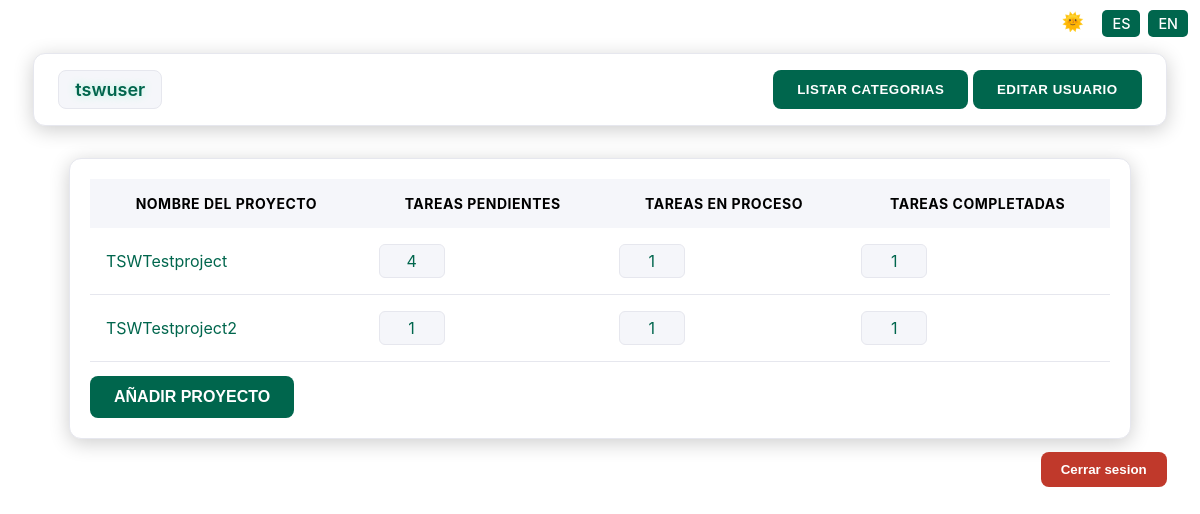
Page /index.php?controller=projects&action=index (signed in) on the committed database.
### tables this page shows
CREATE TABLE users (
    user_mail VARCHAR(255) NOT NULL,
    username VARCHAR(255) NOT NULL,
    passwd VARCHAR(255) NOT NULL,
    
    PRIMARY KEY (user_mail)
);

CREATE TABLE projects (
    project_id INT AUTO_INCREMENT NOT NULL,
    project_name VARCHAR(255) NOT NULL,
    
    PRIMARY KEY (project_id)
);

### www/core/ViewManager.php (called while the page is built, shortened)
<?php
class ViewManager {
	private $variables = array();
	public function setVariable($varname, $value, $flash=false) {
		$this->variables[$varname] = $value;
	}
	public function getVariable($varname, $default=NULL) {
		return $this->variables[$varname];
	}
	public function render($controller, $viewname) {
		include(__DIR__."/../view/$controller/$viewname.php");
	}
	private static $viewmanager_singleton = NULL;
	public static function getInstance() {
		if (self::$viewmanager_singleton == null) {
			self::$viewmanager_singleton = new ViewManager();
		}
		return self::$viewmanager_singleton;
	}
}

### www/controller/ProjectsController.php (called while the page is built, shortened)
<?php
require_once(__DIR__."/../model/Project.php");
require_once(__DIR__."/../model/Task.php");
require_once(__DIR__."/../model/ProjectMapper.php");
require_once(__DIR__."/../model/User.php");
require_once(__DIR__."/../core/ViewManager.php");
require_once(__DIR__."/../controller/BaseController.php");
class ProjectsController extends BaseController{
	private $projectMapper;
	public function __construct()
	{
		$this->projectMapper = new ProjectMapper();
	}
	public function index()
	{
		$user_mail = $this->currentUser->getUserMail();
		$projectsWithoutTasks = $this->projectMapper->findAll($user_mail);
		$projects = array();
		foreach ($projectsWithoutTasks as $p) {
			$pWithTasks = $this->projectMapper->findByIdWithAll($p->getId());
			array_push($projects, $pWithTasks);
		}
		$this->view->setVariable("projects", $projects);
		$this->view->setVariable("currentusername", $this->currentUser->getUsername());
		$this->view->setVariable("currentusermail", $user_mail);
		$this->view->render("projects", "index");
	}
}
?>

### www/index.php (called while the page is built, shortened)
<?php
function run() {
	try {
		$controller = loadController($_GET["controller"]);
		$actionName = $_GET["action"];
		$controller->$actionName();
	} catch(Exception $ex) {
		die("An exception occured!!!!!".$ex->getMessage());
	}
}
function loadController($controllerName) {
	return new $controllerClassName();
}
run();
?>

### www/core/I18n.php (called while the page is built, shortened)
<?php
class I18n {
	private $messages;
	public function setLanguage($language) {
		$this->messages = $i18n_messages;
	}
	public function i18n($key) {
		if (isset($this->messages[$key])){
			return $this->messages[$key];
		}else{
			return $key;
		}
	}
	private static $i18n_singleton = null;
	public static function getInstance() {
		if (self::$i18n_singleton == NULL) {
			self::$i18n_singleton = new I18n();
		}
		return self::$i18n_singleton;
	}
}
function i18n($key) {
	return I18n::getInstance()->i18n($key);
}

### www/model/ProjectMapper.php (called while the page is built, shortened)
<?php
require_once(__DIR__."/../core/PDOConnection.php");
require_once(__DIR__."/../model/User.php");
require_once(__DIR__."/../model/Project.php");
require_once(__DIR__."/../model/Task.php");
class ProjectMapper
{
	private $db;
	public function __construct()
	{
		$this->db = PDOConnection::getInstance();
	}
	public function findAll($user_mail)
	{
		$stmt = $this->db->prepare("SELECT * FROM projects WHERE project_id IN (SELECT project_id FROM users_on_projects WHERE user_mail=?)");
		$stmt->execute(array($user_mail));
		$projects_db = $stmt->fetchAll(PDO::FETCH_ASSOC);
		$projects = array();
		foreach ($projects_db as $project) {
			array_push($projects, new Project($project["project_id"], $project["project_name"]));
		}
		return $projects;
	}
	public function findById($projectid)
	{
		$stmt = $this->db->prepare("SELECT * FROM projects WHERE project_id=?");
		$stmt->execute(array($projectid));
		$project = $stmt->fetch(PDO::FETCH_ASSOC);
		if ($project != null) {
			return new Project(
				$project["project_id"],
				$project["project_name"]
			);
		} else {
			return NULL;
		}
	}
	public function findByIdWithAll($projectid)
	{
		$project_with_all = $this->findById($projectid);
		if ($project_with_all != null) {
			$stmt = $this->db->prepare("SELECT * FROM users WHERE user_mail IN (SELECT user_mail FROM users_on_projects WHERE project_id=?)");
			$stmt->execute(array($projectid));
			$users = $stmt->fetchAll(PDO::FETCH_ASSOC);
			$users_array = array();
			foreach ($users as $user) {
				array_push($users_array, new User($user["username"], $user["user_mail"], $user["passwd"]));
			}
			$project_with_all->setUsers($users_array);
			$stmt = $this->db->prepare("SELECT * FROM tasks WHERE project_id=? ORDER BY task_priority DESC");
			$stmt->execute(array($projectid));
			$tasks = $stmt->fetchAll(PDO::FETCH_ASSOC);
			$stmt2 = $this->db->prepare("SELECT * FROM users where user_mail IN ( SELECT user_mail FROM users_on_tasks WHERE project_id=? AND task_id=?)");
			$tasks_array = array();
			foreach ($tasks as $task) {
				$task = new Task(
					id: $task["task_id"],
					name: $task["task_name"],
					desc: $task["task_desc"],
					projectID: $task["project_id"],
					status: $task["task_status"],
				priority:	$task["task_priority"],
				beginDate:	$task["begin_date"],
				endDate:	$task["end_date"]
				);
				$stmt2->execute(array($projectid, $task->getId()));
				$usersOnTask = $stmt2->fetchAll(PDO::FETCH_ASSOC);
				$users_task_array = array();
				foreach ($usersOnTask as $usertask) {
					array_push($users_task_array, new User($usertask["username"], $usertask["user_mail"], $usertask["passwd"]));
				}
				$task->setUsers($users_task_array);
				array_push($tasks_array, $task);
			}
			$project_with_all->setTasks($tasks_array);
			$stmt3 = $this->db->prepare("SELECT * FROM cats_on_projects WHERE project_id=?");
			$stmt3->execute(array($projectid));
			$cats = $stmt3->fetchAll(PDO::FETCH_ASSOC);
			$cats_array = array();
			foreach ($cats as $cat) {
				array_push($cats_array, $cat["cat_name"]);
			}
			$project_with_all->setCats($cats_array);
		}
		return $project_with_all;
	}
}
?>

### www/core/PDOConnection.php (called while the page is built)
<?php
class PDOConnection {
	private static $dbhost = "127.0.0.1";
	private static $dbname = "tswdb";
	private static $dbuser = "tswuser";
	private static $dbpass = "tswpass";
	private static $db_singleton = null;
	public static function getInstance() {
		if (self::$db_singleton == null) {
			self::$db_singleton = new PDO(
			"mysql:host=".self::$dbhost.";dbname=".self::$dbname.";charset=utf8",
			self::$dbuser,
			self::$dbpass,
			array(
				PDO::ATTR_EMULATE_PREPARES => false,
				PDO::ATTR_ERRMODE => PDO::ERRMODE_EXCEPTION
			)
		);
	}
	return self::$db_singleton;
}
}
?>

### www/controller/BaseController.php (called while the page is built, shortened)
<?php
require_once(__DIR__."/../core/ViewManager.php");
require_once(__DIR__."/../core/I18n.php");
require_once(__DIR__."/../model/User.php");
class BaseController
{
	public function __construct()
	{
		if (isset($_SESSION["currentusername"])) {
			$this->currentUser = new User($_SESSION["currentusername"], $_SESSION["currentusermail"], $_SESSION["currentuserpass"]);
		}
	}
}
?>

### www/model/User.php (called while the page is built, shortened)
<?php
require_once(__DIR__."/../core/I18n.php");
class User
{
	private $user_mail;
	public function __construct($username = NULL, $user_mail = NULL, $passwd = NULL)
	{
		$this->user_mail = $user_mail;
	}
	public function getUserMail()
	{
		return $this->user_mail;
	}
}
?>

### www/model/Project.php (called while the page is built, shortened)
<?php
require_once(__DIR__."/../core/I18n.php");
class Project
{
	private $id;
	private $name;
	private $tasks;
	public function __construct($id = NULL, $name = NULL, array $users = NULL, array $tasks = NULL,$categories=NULL)
	{
		$this->id = $id;
		$this->name = $name;
		$this->tasks = $tasks;
	}
	public function getId()
	{
		return $this->id;
	}
	public function getName()
	{
		return $this->name;
	}
	public function setTasks(array $tasks)
	{
		$this->tasks = $tasks;
	}
	public function getTaskNumberByType($type): int{
		$toRet = 0;
		foreach ($this->tasks as $task) {
 			 if (strcmp($task->getStatus(), $type) == 0 ){
				$toRet++;
			 }
		}
		return $toRet;
	}
}
?>

### www/model/Task.php (called while the page is built, shortened)
<?php
require_once(__DIR__."/../core/I18n.php");
class Task
{
	private $status;
	public function __construct($id = NULL, $name = NULL,$desc = NULL, $projectID = NULL, $status = NULL, array $users = NULL, $priority = NULL,$beginDate = NULL,$endDate = NULL)
	{
		$this->status = $status;
	}
	public function getStatus()
	{
		return $this->status;
	}
}
?>

### www/view/projects/index.php (the view, shortened to what this page needs)
<?php
$view = ViewManager::getInstance();
$projects = $view->getVariable("projects");
$currentuserName = $view->getVariable("currentusername");
?>
<!doctype html>
<html>
<head>
    <link rel="stylesheet" type="text/css" href="./view/css/theme.css">
    <link rel="stylesheet" type="text/css" href="./view/css/projects/index.css">
</head>
<body>
    <div class="lang-switch">
        <a href="index.php?controller=language&amp;action=change&amp;lang=es" class="lang-btn">ES</a>
        <a href="index.php?controller=language&amp;action=change&amp;lang=en" class="lang-btn">EN</a>
    </div>
    <button id="themeToggle" class="theme-toggle global" aria-label="<?= i18n("Alternar tema") ?>">🌙</button>
    <header>
        <div>
            <div class="username" id="userDisplay"><?= $currentuserName ?></div>
        </div>
        <div>
            <a href="index.php?controller=categories&amp;action=index">
                <button type="button" class="add-btn"><?= i18n("Listar Categorias") ?></button>
            </a>
            <a href="index.php?action=edit">
                <button type="button" class="add-btn"><?= i18n("Editar Usuario") ?></button>
            </a>
        </div>
    </header>
    <section class="project-list">
        <div class="content-center">
            <div class="table-container">
                <table id="projectsTable">
                    <thead>
                        <tr>
                            <th><?= i18n("Nombre del Proyecto") ?></th>
                            <th><?= i18n("Tareas Pendientes") ?></th>
                            <th><?= i18n("Tareas En Proceso") ?></th>
                            <th><?= i18n("Tareas Completadas") ?></th>
                        </tr>
                    </thead>
                    <tbody id="projectsContainer">
                        <?php foreach ($projects as $project): ?>
                            <tr>
                                <td><a class="project-link"
                                        href="index.php?controller=projects&amp;action=view&amp;id=<?= $project->getId() ?>">
                                        <?= $project->getName() ?></a>
                                </td>
                                <td><span class="task-count"><?= $project->getTaskNumberByType("ToDo") ?></span></td>
                                <td><span class="task-count"><?= $project->getTaskNumberByType("Working") ?></span></td>
                                <td><span class="task-count"><?= $project->getTaskNumberByType("Done") ?></span></td>
                            </tr>
                        <?php endforeach; ?>
                    </tbody>
                </table>
                <div class="add-project-container">
                    <a href="index.php?controller=projects&amp;action=add">
                        <button id="openNewProjectModal" class="primary"><?= i18n("Añadir Proyecto") ?></button>
                    </a>
                </div>
            </div>
        </div>
    </section>
        <a href="index.php?action=logout">
            <button type="button" class="logout"><?= i18n("Cerrar sesion") ?></button>
        </a>
</body>
</html>

### www/view/css/theme.css (style rules this page uses)
.light-theme { --bg-dark: #ffffff; --bg-light: #888fa6; --surface-dark: #ffffff; --surface-lighter: #f5f6fa; --accent-neon: #00664d; --accent-glow: #004d3a; --text-bright: #000000; --text-dim: #525769; --btn-text-primary: #ffffff; --border-dark: #e6e7ee; --danger: #c0392b; }
.theme-toggle { position: relative; background: transparent; border: none; cursor: pointer; font-size: 18px; padding: 6px; border-radius: 8px; color: var(--accent-neon); }
body, .modal, input, button { transition: background 200ms ease, color 200ms ease, border-color 200ms ease; }
.theme-toggle.global { position: absolute; top: 5px; right: 110px; z-index: 9999; background: rgba(255,255,255,0.02); }

### www/view/css/projects/index.css (style rules this page uses)
:root { --bg-dark: #0a0b0f; --bg-light: #141721; --surface-dark: #1a1b23; --surface-lighter: #22242e; --accent-neon: #00ff9d; --accent-glow: #00cc7e; --text-bright: #ffffff; --text-dim: #9da3b4; --btn-text-primary: #000; --border-dark: #2a2d3a; --danger: #ff3b3b; }
body { font-family: 'Inter', system-ui, Arial, sans-serif; background: var(--bg-dark); margin: 10pt; padding: 20px; max-width: 100%; color: var(--text-bright); }
header { display: flex; justify-content: space-between; align-items: center; background: var(--surface-dark); padding: 16px 24px; border-radius: 12px; border: 1px solid var(--border-dark); box-shadow: 0 4px 20px rgba(0,0,0,0.2); margin-bottom: 32px; margin-top: 20px; position: relative; }
.username { font-weight: 600; font-size: 18px; background: var(--surface-lighter); padding: 8px 16px; border-radius: 8px; border: 1px solid var(--border-dark); color: var(--accent-neon); text-shadow: 0 0 10px rgba(0,255,157,0.3); }
.lang-switch { position: absolute; top: 10px; right: 12px; display: flex; gap: 8px; }
.lang-btn { background: var(--accent-neon); display: flex ; color: var(--bg-dark); padding: 5px 10px; border-radius: 5px; text-decoration: none; font-weight: 500; font-size: 0.9rem; transition: background 0.2s; }
.table-container { background: var(--surface-dark); border-radius: 12px; padding: 20px; border: 1px solid var(--border-dark); width: 90%; margin: 0 auto; overflow-x: auto; box-shadow: 0 4px 20px rgba(0,0,0,0.2); }
table { width: 100%; border-collapse: separate; border-spacing: 0; }
th { background: var(--surface-lighter); color: var(--text-bright); text-transform: uppercase; font-size: 14px; letter-spacing: 0.5px; }
td { background: var(--surface-dark); border-bottom: 1px solid var(--border-dark); }
th, td { padding: 16px; }
.task-count { display: inline-block; background: var(--surface-lighter); color: var(--accent-neon); padding: 6px 12px; border-radius: 6px; border: 1px solid var(--border-dark); min-width: 40px; text-align: center; }
.add-btn { align-self: center; padding: 12px 24px; background: var(--accent-neon); color: var(--bg-dark); border-radius: 8px; font-weight: 600; text-transform: uppercase; letter-spacing: 0.5px; transition: all 0.3s ease; cursor: pointer; border: none; }
button.primary { padding: 12px 24px; border-radius: 8px; cursor: pointer; font-weight: 600; margin-top: 10pt; text-transform: uppercase; border: none; font-size: 1rem; }
button.primary { background: var(--accent-neon); color: var(--btn-text-primary); }
button.logout { display: block; background: var(--danger); color: var(--btn-text-primary); border: none; padding: 10px 20px; border-radius: 8px; cursor: pointer; font-weight: 600; margin-top: 10pt; margin-left: auto; }
a { text-decoration: none; color: transparent; }
.project-link { color: var(--accent-neon); text-decoration: none; }

### rows in the picture
users: username "tswuser"
projects: project_name "TSWTestproject", TaskNumberByType "4", TaskNumberByType "1"
projects: project_name "TSWTestproject2", TaskNumberByType "1"

### other values in the picture
i18n("Listar Categorias") "LISTAR CATEGORIAS"
i18n("Editar Usuario") "EDITAR USUARIO"
i18n("Nombre del Proyecto") "NOMBRE DEL PROYECTO"
i18n("Tareas Pendientes") "TAREAS PENDIENTES"
i18n("Tareas En Proceso") "TAREAS EN PROCESO"
i18n("Tareas Completadas") "TAREAS COMPLETADAS"
i18n("Añadir Proyecto") "AÑADIR PROYECTO"
i18n("Cerrar sesion") "Cerrar sesion"
